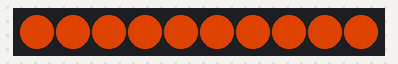
The program below on a simulated MicroPython board. Parts: 10 RGB LEDs in strip order, left to right. Dim RGB values are drawn brighter than linear; library files of the repository ran but are not shown: neopixel2.py.

Above: at 0.45 s.
At 2.29 s:
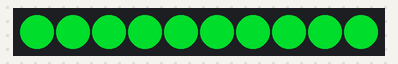
At 10.23 s:
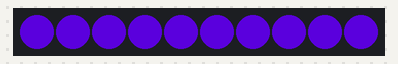
At 20.0 s:
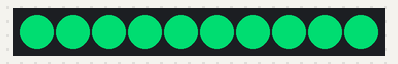
At 30.08 s:
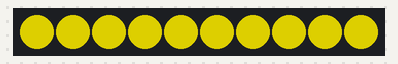
At 39.54 s:
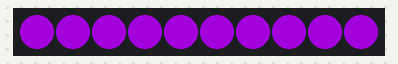

The program:

smoothRainbow.py
```python
# Example showing use of HSV colors
import time
from neopixel2 import Neopixel

numpix = 10
strip = Neopixel(numpix, 0, 28, "GRB")

hue = 0
while(True):
    color = strip.colorHSV(hue, 255, 150)
    strip.fill(color)
    strip.show()
    time.sleep(.0125)
    hue += 150
```
